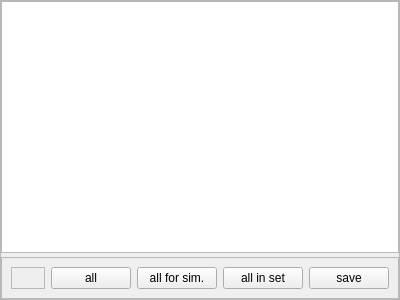
<?xml version="1.0" encoding="UTF-8"?>
<ui version="4.0">
 <class>CDistributorPreferencesComponent</class>
 <widget class="QFrame" name="CDistributorPreferencesComponent">
  <property name="geometry">
   <rect>
    <x>0</x>
    <y>0</y>
    <width>400</width>
    <height>300</height>
   </rect>
  </property>
  <property name="windowTitle">
   <string>Frame</string>
  </property>
  <property name="frameShape">
   <enum>QFrame::StyledPanel</enum>
  </property>
  <property name="frameShadow">
   <enum>QFrame::Raised</enum>
  </property>
  <layout class="QVBoxLayout" name="vl_DistributorPreferences">
   <property name="spacing">
    <number>4</number>
   </property>
   <property name="leftMargin">
    <number>0</number>
   </property>
   <property name="topMargin">
    <number>0</number>
   </property>
   <property name="rightMargin">
    <number>0</number>
   </property>
   <property name="bottomMargin">
    <number>0</number>
   </property>
   <item>
    <widget class="BlackGui::Views::CDistributorView" name="tvp_Distributors">
     <property name="dragEnabled">
      <bool>true</bool>
     </property>
     <property name="dragDropMode">
      <enum>QAbstractItemView::InternalMove</enum>
     </property>
     <property name="defaultDropAction">
      <enum>Qt::MoveAction</enum>
     </property>
     <property name="selectionMode">
      <enum>QAbstractItemView::SingleSelection</enum>
     </property>
     <property name="selectionBehavior">
      <enum>QAbstractItemView::SelectRows</enum>
     </property>
     <attribute name="verticalHeaderVisible">
      <bool>false</bool>
     </attribute>
    </widget>
   </item>
   <item>
    <widget class="QFrame" name="fr_Controls">
     <property name="frameShape">
      <enum>QFrame::StyledPanel</enum>
     </property>
     <property name="frameShadow">
      <enum>QFrame::Raised</enum>
     </property>
     <layout class="QHBoxLayout" name="horizontalLayout">
      <item>
       <widget class="BlackGui::Components::CSimulatorSelector" name="comp_SimulatorSelector">
        <property name="frameShape">
         <enum>QFrame::StyledPanel</enum>
        </property>
        <property name="frameShadow">
         <enum>QFrame::Raised</enum>
        </property>
       </widget>
      </item>
      <item>
       <widget class="QPushButton" name="pb_All">
        <property name="text">
         <string>all</string>
        </property>
       </widget>
      </item>
      <item>
       <widget class="QPushButton" name="pb_AllForSimulator">
        <property name="text">
         <string>all for sim.</string>
        </property>
       </widget>
      </item>
      <item>
       <widget class="QPushButton" name="pb_AllInSet">
        <property name="text">
         <string>all in set</string>
        </property>
       </widget>
      </item>
      <item>
       <widget class="QPushButton" name="pb_Save">
        <property name="text">
         <string>save</string>
        </property>
       </widget>
      </item>
     </layout>
    </widget>
   </item>
  </layout>
 </widget>
 <customwidgets>
  <customwidget>
   <class>BlackGui::Views::CDistributorView</class>
   <extends>QTableView</extends>
   <header>blackgui/views/distributorview.h</header>
  </customwidget>
  <customwidget>
   <class>BlackGui::Components::CSimulatorSelector</class>
   <extends>QFrame</extends>
   <header>blackgui/components/simulatorselector.h</header>
   <container>1</container>
  </customwidget>
 </customwidgets>
 <resources/>
 <connections/>
</ui>
